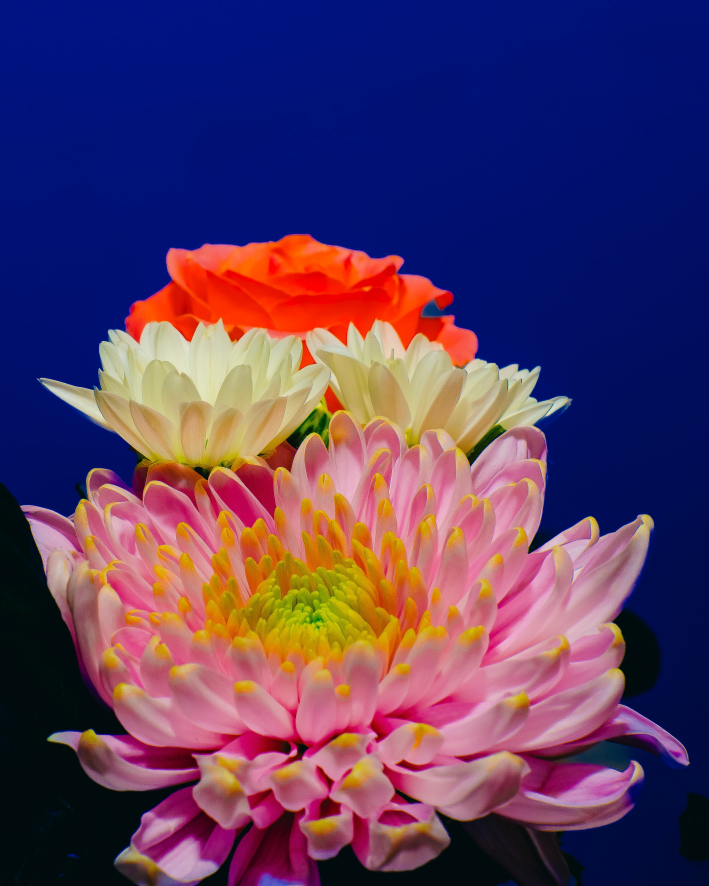
#> input picture images/flower3.jpg, 2834 x 3542 px (shown at 1/4 size)
$ python laplacian_operator.py   (older library calls are emulated)
#> lines starting #> are read from the running program, lines starting #| are printed output that depends on the picture; after the words box and inside, x2 and y2 are one past the last pixel; in counts of white or black regions, pixels touching at a corner belong together
#edge detection using laplacian operator

import cv2
import numpy as np
img=cv2.imread("../images/flower3.jpg",0)
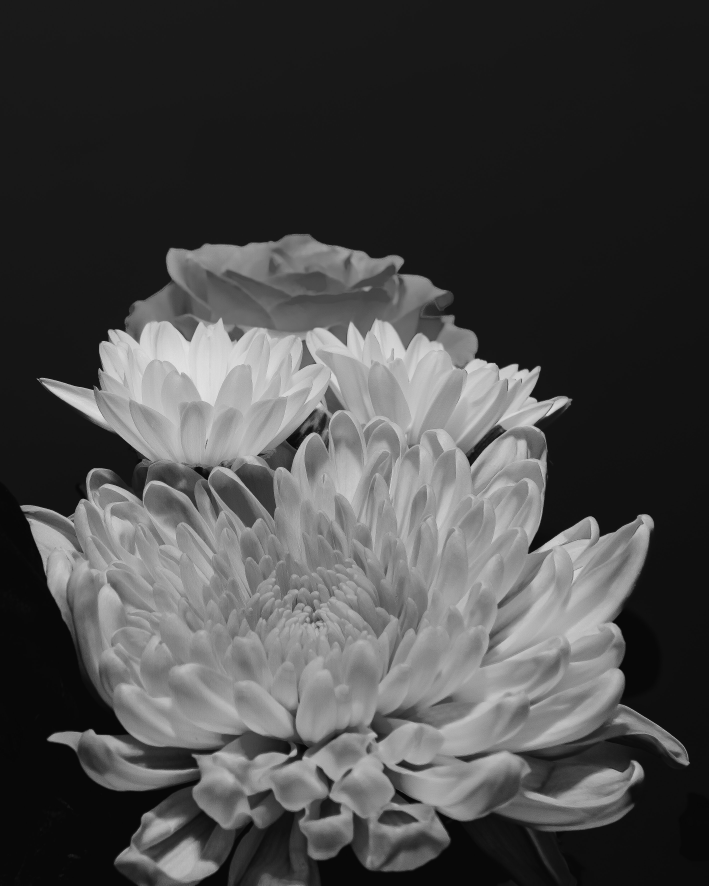
#> img: shape (3542, 2834) (shown at 1/4 size); min 0, max 255, mean 72.7
img=cv2.resize(img,(500,400))
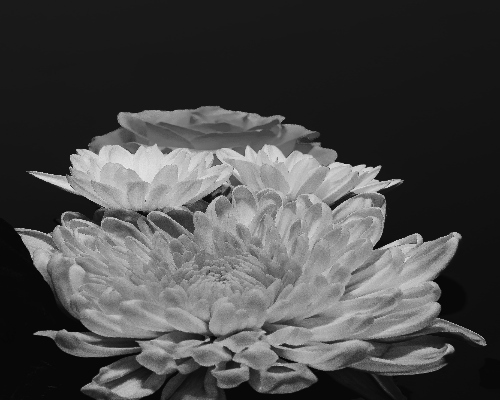
#> img: shape (400, 500); min 4, max 237, mean 72.7
cv2.imshow("Original image",img)

ret,thresh=cv2.threshold(img,150,255,cv2.THRESH_BINARY_INV)
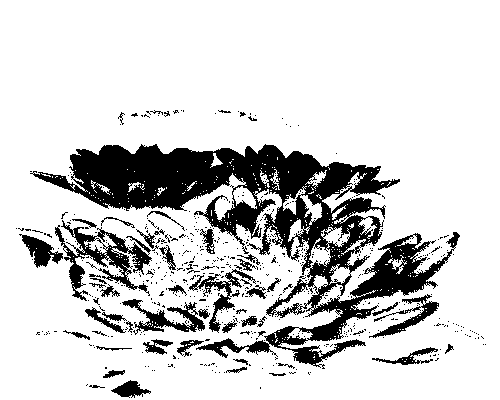
#> thresh: shape (400, 500); 81.9% white; 561 black regions (508 under 20 px), largest, box (x1, y1, x2, y2) and area: (30, 144, 460, 369) 25646, (55, 220, 152, 301) 2347, (122, 299, 205, 335) 997
edge=cv2.Laplacian(thresh,cv2.CV_8U,-1)
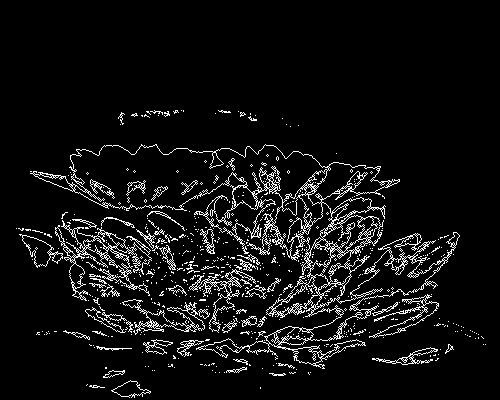
#> edge: shape (400, 500); 6.8% white in thin lines or dots, all inside (x1, y1, x2, y2) = (16, 110, 486, 398)
cv2.imshow("Edge detection using Laplacian operator",edge)
cv2.waitKey(5000)

$ run again, with images/flower2.jpg copied over images/flower3.jpg
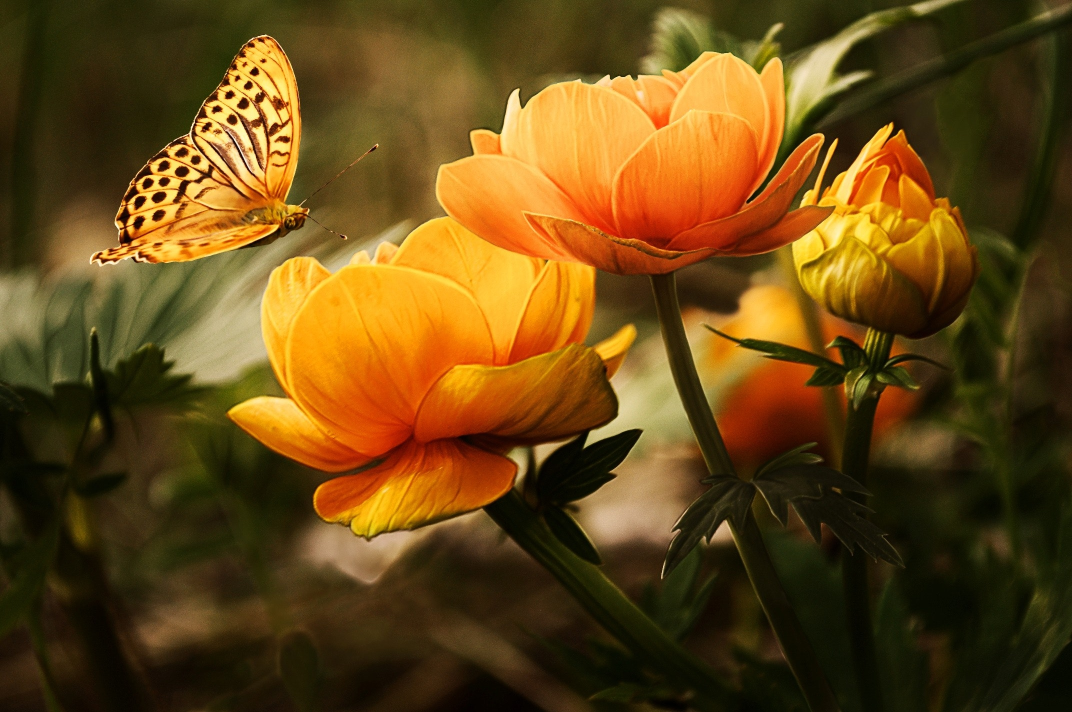
#> input picture images/flower2.jpg, 2144 x 1424 px (shown at 1/2 size)
#> `ret,thresh=cv2.threshold(img,150,255,cv2.THRESH_BINARY_INV)`:
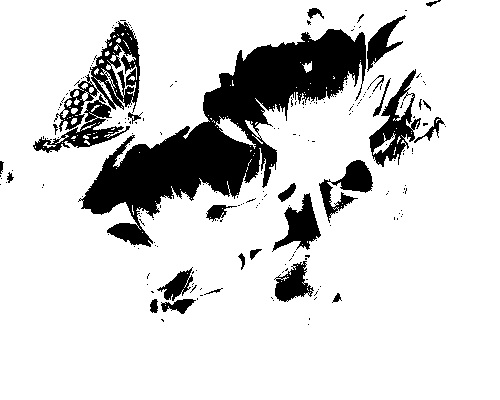
#> thresh: shape (400, 500); 83.7% white; 200 black regions (173 under 20 px), largest, box (x1, y1, x2, y2) and area: (78, 29, 366, 247) 19867, (54, 21, 140, 132) 2795, (369, 69, 421, 167) 1773
#> `edge=cv2.Laplacian(thresh,cv2.CV_8U,-1)`:
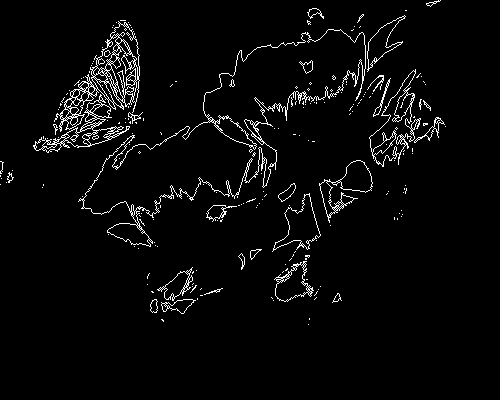
#> edge: shape (400, 500); 3.6% white in thin lines or dots, all inside (x1, y1, x2, y2) = (0, 0, 446, 325)

$ run again, with images/balloon.jpg copied over images/flower3.jpg
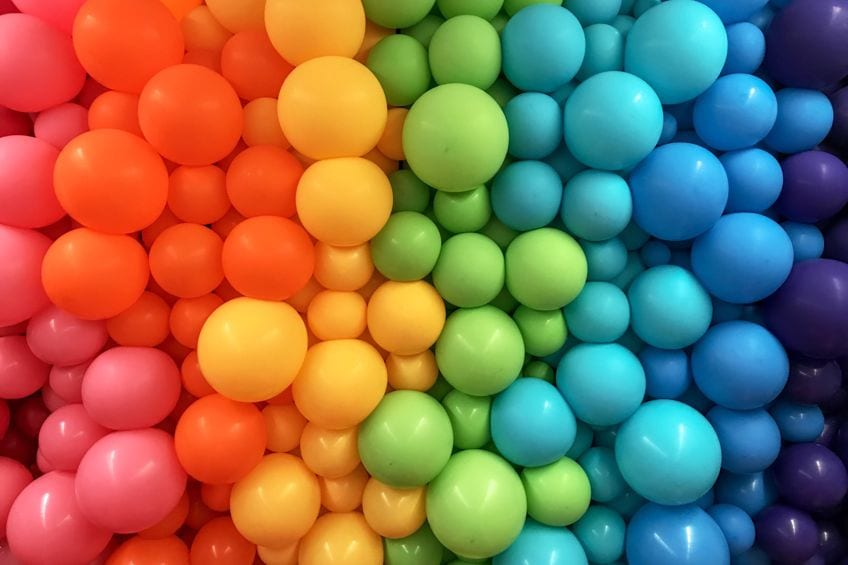
#> input picture images/balloon.jpg, 848 x 565 px
#> `ret,thresh=cv2.threshold(img,150,255,cv2.THRESH_BINARY_INV)`:
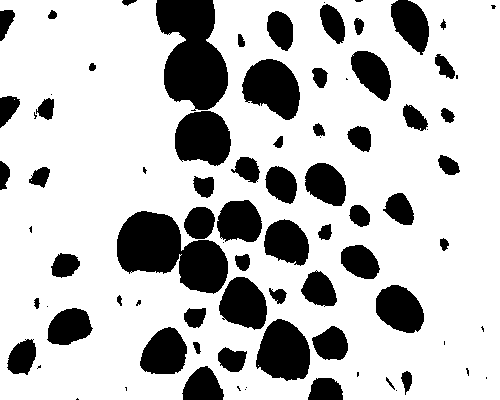
#> thresh: shape (400, 500); 75.9% white; 85 black regions (26 under 20 px), largest, box (x1, y1, x2, y2) and area: (156, 0, 228, 111) 5550, (117, 211, 228, 294) 5463, (256, 319, 310, 381) 2493
#> `edge=cv2.Laplacian(thresh,cv2.CV_8U,-1)`:
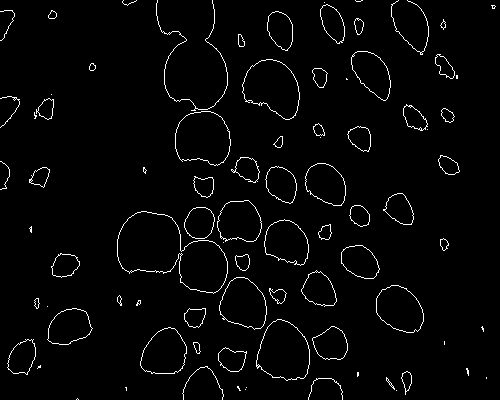
#> edge: shape (400, 500); 2.6% white in thin lines or dots

$ run again, with images/bw lion.jpg copied over images/flower3.jpg
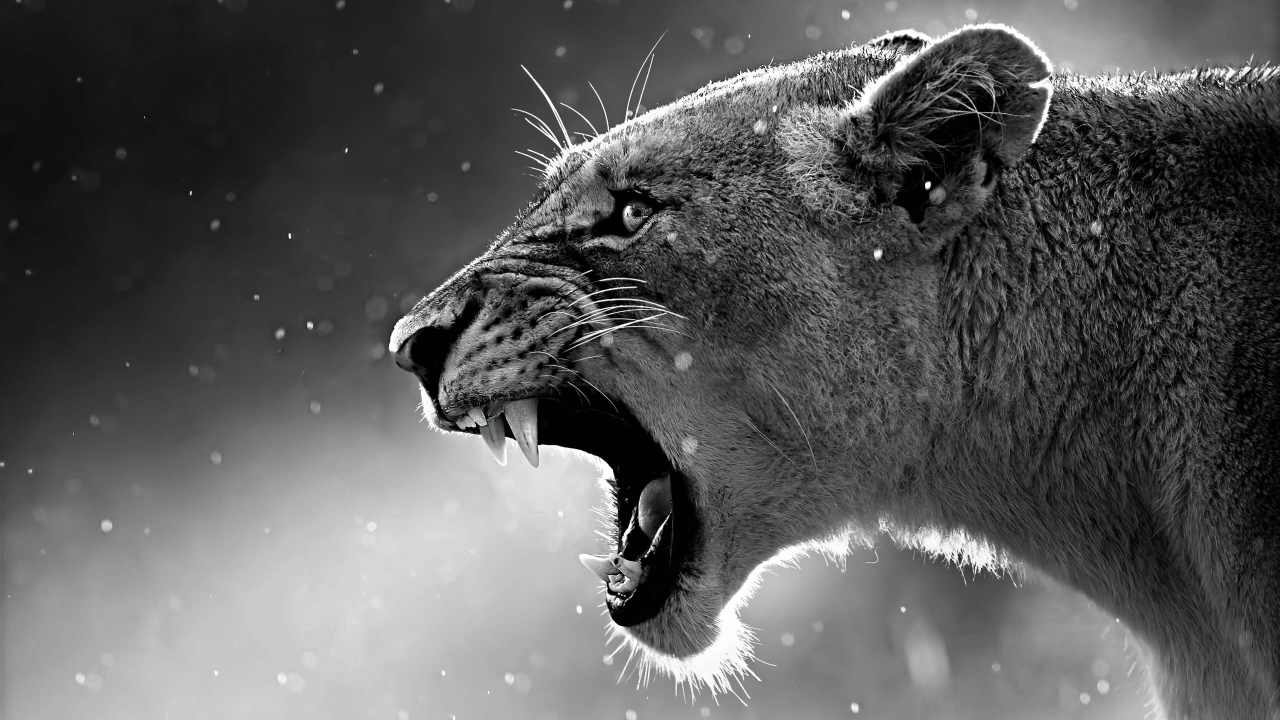
#> input picture images/bw lion.jpg, 3840 x 2160 px (shown at 1/3 size)
#> `ret,thresh=cv2.threshold(img,150,255,cv2.THRESH_BINARY_INV)`:
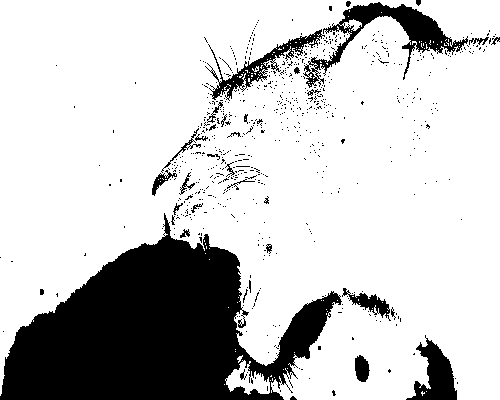
#> thresh: shape (400, 500); 78.6% white; 687 black regions (652 under 20 px), largest, box (x1, y1, x2, y2) and area: (0, 213, 342, 400) 33104, (303, 2, 468, 88) 3170, (406, 335, 457, 400) 1590
#> `edge=cv2.Laplacian(thresh,cv2.CV_8U,-1)`:
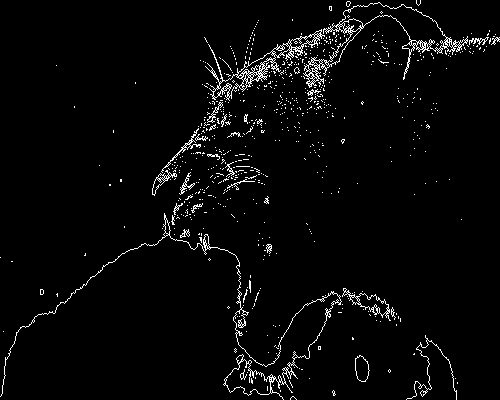
#> edge: shape (400, 500); 3.2% white in thin lines or dots
